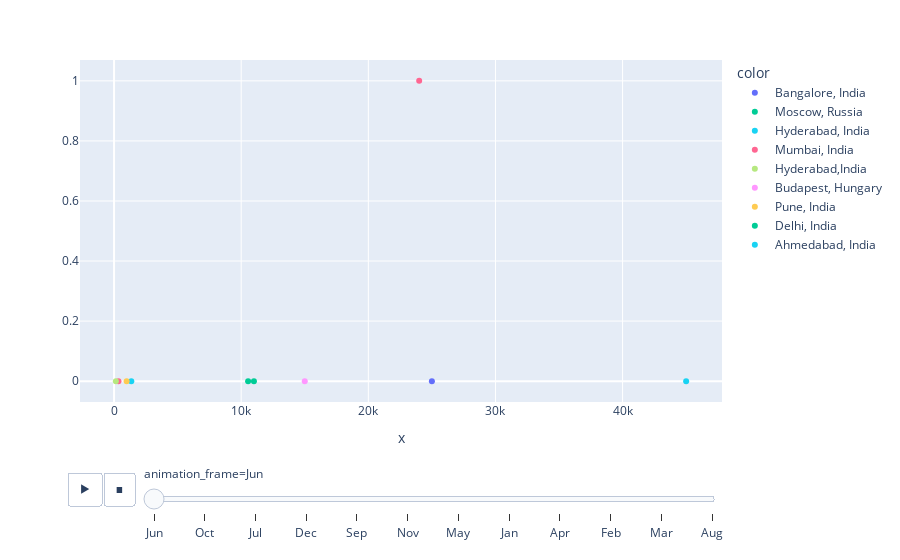

The notebook cell saved with this chart:
### Markdown cell above
##### Multivariate Analysis

### Code cell
# P - Scatter

import plotly.express as px
fig = px.scatter(DB['Date'],DB['Amount'],color=DB['Transaction'],animation_frame=DB['Month'])
fig.show()

### Figure 1 — Plotly figure (JSON) as saved in the notebook; plotly's stock layout.template omitted (floating-point values rounded to 4 significant figures)
{"data": [{"hovertemplate": "color=Bangalore, India<br>animation_frame=Jun<br>x=%{x}<extra></extra>", "legendgroup": "Bangalore, India", "marker": {"color": "#636efa", "symbol": "circle"}, "mode": "markers", "name": "Bangalore, India", "showlegend": true, "type": "scatter", "x": [25000], "xaxis": "x", "yaxis": "y"}, {"hovertemplate": "color=Moscow, Russia<br>animation_frame=Jun<br>x=%{x}<extra></extra>", "legendgroup": "Moscow, Russia", "marker": {"color": "#00cc96", "symbol": "circle"}, "mode": "markers", "name": "Moscow, Russia", "showlegend": true, "type": "scatter", "x": [10543], "xaxis": "x", "yaxis": "y"}, {"hovertemplate": "color=Hyderabad, India<br>animation_frame=Jun<br>x=%{x}<extra></extra>", "legendgroup": "Hyderabad, India", "marker": {"color": "#19d3f3", "symbol": "circle"}, "mode": "markers", "name": "Hyderabad, India", "showlegend": true, "type": "scatter", "x": [1356], "xaxis": "x", "yaxis": "y"}, {"hovertemplate": "color=Mumbai, India<br>animation_frame=Jun<br>x=%{x}<extra></extra>", "legendgroup": "Mumbai, India", "marker": {"color": "#FF6692", "symbol": "circle"}, "mode": "markers", "name": "Mumbai, India", "showlegend": true, "type": "scatter", "x": [345, 24000], "xaxis": "x", "yaxis": "y"}, {"hovertemplate": "color=Hyderabad,India<br>animation_frame=Jun<br>x=%{x}<extra></extra>", "legendgroup": "Hyderabad,India", "marker": {"color": "#B6E880", "symbol": "circle"}, "mode": "markers", "name": "Hyderabad,India", "showlegend": true, "type": "scatter", "x": [140], "xaxis": "x", "yaxis": "y"}, {"hovertemplate": "color=Budapest, Hungary<br>animation_frame=Jun<br>x=%{x}<extra></extra>", "legendgroup": "Budapest, Hungary", "marker": {"color": "#FF97FF", "symbol": "circle"}, "mode": "markers", "name": "Budapest, Hungary", "showlegend": true, "type": "scatter", "x": [15000], "xaxis": "x", "yaxis": "y"}, {"hovertemplate": "color=Pune, India<br>animation_frame=Jun<br>x=%{x}<extra></extra>", "legendgroup": "Pune, India", "marker": {"color": "#FECB52", "symbol": "circle"}, "mode": "markers", "name": "Pune, India", "showlegend": true, "type": "scatter", "x": [987], "xaxis": "x", "yaxis": "y"}, {"hovertemplate": "color=Delhi, India<br>animation_frame=Jun<br>x=%{x}<extra></extra>", "legendgroup": "Delhi, India", "marker": {"color": "#00cc96", "symbol": "circle"}, "mode": "markers", "name": "Delhi, India", "showlegend": true, "type": "scatter", "x": [11000], "xaxis": "x", "yaxis": "y"}, {"hovertemplate": "color=Ahmedabad, India<br>animation_frame=Jun<br>x=%{x}<extra></extra>", "legendgroup": "Ahmedabad, India", "marker": {"color": "#19d3f3", "symbol": "circle"}, "mode": "markers", "name": "Ahmedabad, India", "showlegend": true, "type": "scatter", "x": [45000], "xaxis": "x", "yaxis": "y"}], "layout": {"legend": {"title": {"text": "color"}, "tracegroupgap": 0}, "margin": {"t": 60}, "sliders": [{"active": 0, "currentvalue": {"prefix": "animation_frame="}, "len": 0.9, "pad": {"b": 10, "t": 60}, "steps": [{"args": [["Jun"], {"frame": {"duration": 0, "redraw": false}, "fromcurrent": true, "mode": "immediate", "transition": {"duration": 0, "easing": "linear"}}], "label": "Jun", "method": "animate"}, {"args": [["Oct"], {"frame": {"duration": 0, "redraw": false}, "fromcurrent": true, "mode": "immediate", "transition": {"duration": 0, "easing": "linear"}}], "label": "Oct", "method": "animate"}, {"args": [["Jul"], {"frame": {"duration": 0, "redraw": false}, "fromcurrent": true, "mode": "immediate", "transition": {"duration": 0, "easing": "linear"}}], "label": "Jul", "method": "animate"}, {"args": [["Dec"], {"frame": {"duration": 0, "redraw": false}, "fromcurrent": true, "mode": "immediate", "transition": {"duration": 0, "easing": "linear"}}], "label": "Dec", "method": "animate"}, {"args": [["Sep"], {"frame": {"duration": 0, "redraw": false}, "fromcurrent": true, "mode": "immediate", "transition": {"duration": 0, "easing": "linear"}}], "label": "Sep", "method": "animate"}, {"args": [["Nov"], {"frame": {"duration": 0, "redraw": false}, "fromcurrent": true, "mode": "immediate", "transition": {"duration": 0, "easing": "linear"}}], "label": "Nov", "method": "animate"}, {"args": [["May"], {"frame": {"duration": 0, "redraw": false}, "fromcurrent": true, "mode": "immediate", "transition": {"duration": 0, "easing": "linear"}}], "label": "May", "method": "animate"}, {"args": [["Jan"], {"frame": {"duration": 0, "redraw": false}, "fromcurrent": true, "mode": "immediate", "transition": {"duration": 0, "easing": "linear"}}], "label": "Jan", "method": "animate"}, {"args": [["Apr"], {"frame": {"duration": 0, "redraw": false}, "fromcurrent": true, "mode": "immediate", "transition": {"duration": 0, "easing": "linear"}}], "label": "Apr", "method": "animate"}, {"args": [["Feb"], {"frame": {"duration": 0, "redraw": false}, "fromcurrent": true, "mode": "immediate", "transition": {"duration": 0, "easing": "linear"}}], "label": "Feb", "method": "animate"}, {"args": [["Mar"], {"frame": {"duration": 0, "redraw": false}, "fromcurrent": true, "mode": "immediate", "transition": {"duration": 0, "easing": "linear"}}], "label": "Mar", "method": "animate"}, {"args": [["Aug"], {"frame": {"duration": 0, "redraw": false}, "fromcurrent": true, "mode": "immediate", "transition": {"duration": 0, "easing": "linear"}}], "label": "Aug", "method": "animate"}], "x": 0.1, "xanchor": "left", "y": 0, "yanchor": "top"}], "updatemenus": [{"buttons": [{"args": [null, {"frame": {"duration": 500, "redraw": false}, "fromcurrent": true, "mode": "immediate", "transition": {"duration": 500, "easing": "linear"}}], "label": "&#9654;", "method": "animate"}, {"args": [[null], {"frame": {"duration": 0, "redraw": false}, "fromcurrent": true, "mode": "immediate", "transition": {"duration": 0, "easing": "linear"}}], "label": "&#9724;", "method": "animate"}], "direction": "left", "pad": {"r": 10, "t": 70}, "showactive": false, "type": "buttons", "x": 0.1, "xanchor": "right", "y": 0, "yanchor": "top"}], "xaxis": {"anchor": "y", "domain": [0, 1], "title": {"text": "x"}}, "yaxis": {"anchor": "x", "domain": [0, 1]}}}
